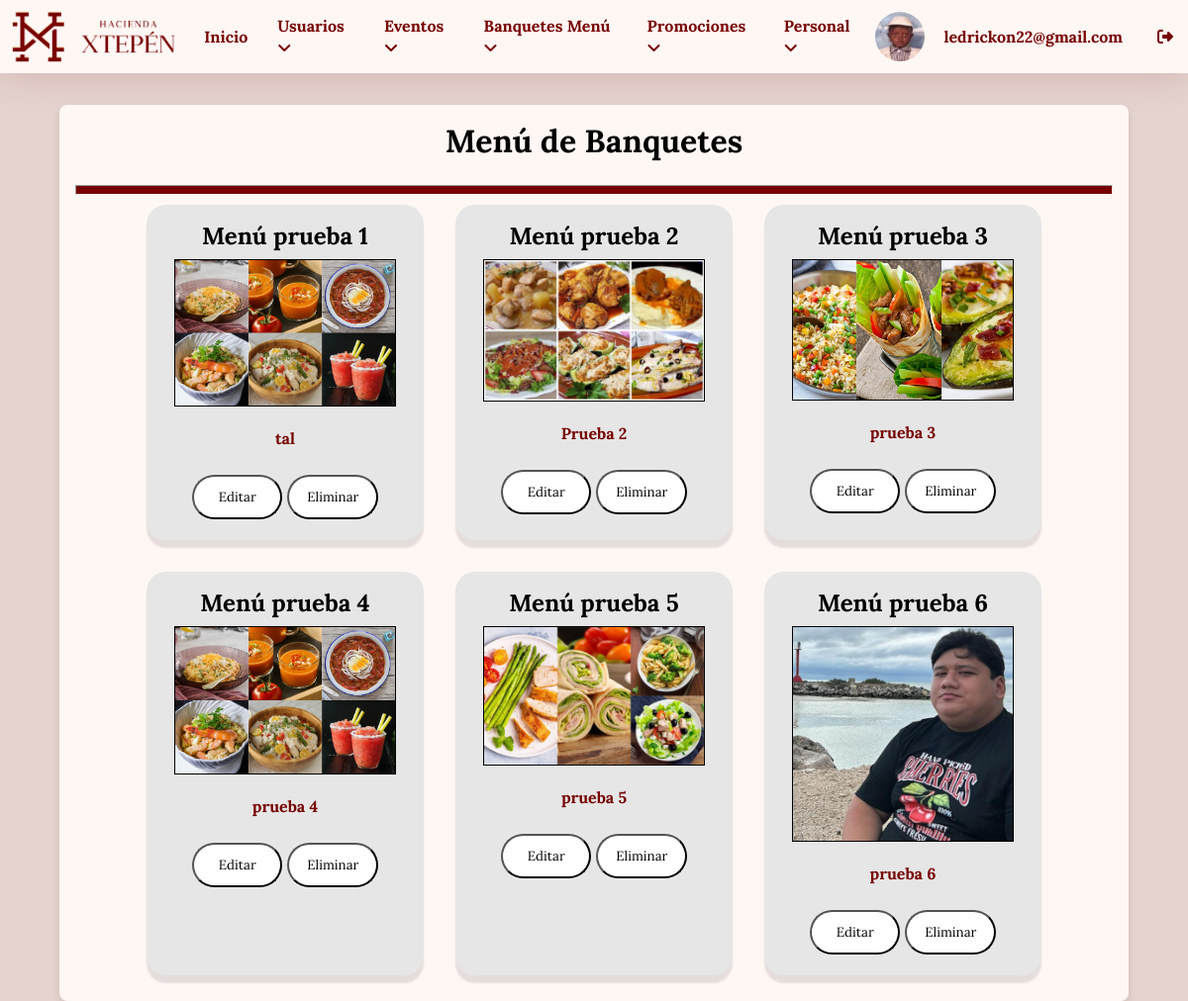
The app's page /login/dashboard_banquetes.php (signed in) with its own data.
### tables this page shows
CREATE TABLE `usuarios` (
  `id_usuario` int NOT NULL,
  `nombre_completo` varchar(100) DEFAULT NULL,
  `roles` varchar(50) NOT NULL,
  `email` varchar(50) DEFAULT NULL,
  `contrasena` varchar(255) DEFAULT NULL,
  `fecha_nacimiento` date DEFAULT NULL,
  `foto` varchar(255) DEFAULT NULL,
  `acc` int NOT NULL
);

CREATE TABLE `banquete_menu` (
  `id` int NOT NULL,
  `nombre_menu` varchar(100) DEFAULT NULL,
  `descripcion` text,
  `imagen` varchar(255) DEFAULT NULL
);

### login/dashboard_banquetes.php (the view, shortened to what this page needs)
<!DOCTYPE html>
<html lang="en">
<head>
    <link rel="stylesheet" href="styles/stylebanqts.css">
</head>
<body>
    <?php include "menu.php";?>
    <div class="contenedor_menu">
        <h1>Menú de Banquetes</h1>
        <hr>
        <div class="menu-list">
            <?php
            require "conexion.php";
            $query = "SELECT * FROM banquete_menu";
            $result = mysqli_query($conectar, $query);
            if ($result && mysqli_num_rows($result) > 0) {
                while ($fila = mysqli_fetch_assoc($result)) {
                    echo '<div class="menu-card">';
                    echo '<h2>' . htmlspecialchars($fila['nombre_menu']) . '</h2>';
                    echo '<img src="' . htmlspecialchars($fila['imagen']) . '" alt="Imagen de ' . htmlspecialchars($fila['nombre_menu']) . '">';
                    echo '<p>' . htmlspecialchars($fila['descripcion']) . '</p>';
                    echo "<br>";
                    echo '<div class="contenedor_btn">';
                    echo '<button class="buttonsbmt2"><a href="editar_menu.php?id=' . $fila['id'] . '">Editar</a></button>';
                    echo '<button class="buttonsbmt2" onClick="validar(\'eliminar_menu.php?id=' . $fila['id'] . '\')">Eliminar</button>';
                    echo '</div>';
                    echo '</div>';
                }
            } else {
                echo '<p>No hay menús disponibles actualmente.</p>';
            }
            ?>
        </div>
    </div>
</body>
</html>

### login/menu.php (shortened to what this page needs)
<?php
$usuario = $_SESSION['username'];
require "conexion.php";
$id_usuario = $_SESSION['id_usuario'];
$verusuario = "SELECT * FROM usuarios WHERE id_usuario = '$id_usuario'";
$resultado = mysqli_query($conectar, $verusuario);
$fila = $resultado -> fetch_array();
?>
<!DOCTYPE html>
<html lang="en">
<head>
    <link rel="stylesheet" href="styles/stylenavbar.css">
</head>
<body>
    <div class="container">
        <div class="tutorial">
            <ul>
                <div class="left-items">
                    <figure class="logo-left">
                        <img src="imagenes/xtepen-logo-750.gif" alt="">
                    </figure>
                    <li><a href="panel_administrativo.php">Inicio</a></li>
                    <li><a href="dashboard_usuarios.php">Usuarios<i class="fa fa-angle-down"></i>
                    </li>
                    <li><a href="dashboard_eventos.php">Eventos<i class="fa fa-angle-down"></i>
                    </li>
                    <li><a href="dashboard_banquetes.php">Banquetes Menú<i class="fa fa-angle-down"></i>
                    </li>
                    <li><a href="dashboard_promociones.php">Promociones<i class="fa fa-angle-down"></i>
                    </li>
                    <li><a href="dashboard_personal.php">Personal<i class="fa fa-angle-down"></i>
                    </li>
                </div>
                <div class="right-items">
                <img id="fotoPerfil" class="ppic" src="<?php echo $fila["foto"]; ?>" alt="">
                    <li class="usuarioh4"><h4 class="usuarioh4"><?php echo $usuario; ?>
                </li>
                    <li><a href="salir.php"><i class="fa-solid fa-right-from-bracket"></i></a></li>
                </div>
            </ul>
        </div>
    </div>
</body>
</html>

### login/styles/stylebanqts.css (style rules this page uses)
* { box-sizing: border-box; margin: 0; padding: 0; font-family: "Lora"; }
body { font-family: "Lora"; display: flex; flex-direction: column; background-color: #e5d3cf; }
.contenedor_menu { margin: auto; width: 90%; max-width: 1200px; margin-top: 2rem; padding: 1rem; box-shadow: 0 4px 8px rgba(0, 0, 0, 0.1); border-radius: 8px; background-color: var(--Secundario); }
h1 { font-family: "Lora"; text-align: center; margin-bottom: 1.5rem; font-size: 2rem; color: #000000; }
.menu-list { display: flex; flex-wrap: wrap; gap: 2rem; justify-content: center; background-color: var(--Secundario); padding: 10px; }
.menu-card { background-color: #e6e6e6; border-radius: 20px; box-shadow: 0 8px 2px rgba(0, 0, 0, 0.1); width: 280px; padding: 1rem; text-align: center; transition: transform 0.3s ease; }
.menu-card img { width: 90%; height: auto; margin-bottom: 1rem; border: 1px black solid; }
.menu-card h2 { font-size: 1.5rem; color: var(--Negro); margin-bottom: 0.5rem; }
.menu-card p { font-size: 1rem; color: var(--Texto); font-weight: bold; line-height: 1.5; }
hr { background-color: var(--Texto); height: 10px; }
.contenedor_btn { gap: 5px; display: flex; width: 80%; height: 55px; padding: 5px; margin: auto; }
.contenedor_btn a { text-decoration: none; color: inherit; font-size: inherit; font-weight: normal; background: none; padding: 0; margin: 0; border: none; }
.buttonsbmt2 { width: 50%; font-family: "Lora"; background-color: var(--Blanco); border-radius: 50px; display: inline-block; }

### login/styles/stylenavbar.css (style rules this page uses)
* { box-sizing: border-box; margin: 0; padding: 0; }
.ppic { width: 50px; border-radius: 50px; margin: 10px 0; }
.ppic { width: 50px; border-radius: 50%; transition: transform 0.2s ease; cursor: pointer; }
.tutorial ul { font-size: 0; list-style-type: none; background-color: var(--Secundario); box-shadow: 0px 0px 40px #7700002d; }
.tutorial ul li { font-family: "Open Sans", sans-serif; font-size: 1rem; font-weight: 400; background-color: var(--Secundario); color: var(--Texto); display: inline-block; padding: 15px; position: relative; vertical-align: middle; }
.tutorial a { text-decoration: none; color: var(--Texto); font-weight: 700; }
.usuarioh4 { color: var(--Texto); padding: 5px; }
ul { display: flex; justify-content: space-between; list-style-type: none; padding: 0; width: 100%; }
li { padding: 10px; }
.left-items { display: flex; align-items: center; }
.right-items { display: flex; align-items: center; }
.logo-left { width: 180px; margin: 10px ; }
.logo-left img { width: 100%; display: inline-block; }

### login/styles/colors.css (style rules this page uses)
:root { --Blanco: #fff; --Negro: #000; --GrisClaro: #ccc; --GrisOscuro: #333; --Principal: #c85749; --Secundario: #FFF7F4; --Texto: #770000; }

### records on screen
usuarios: foto (picture)
banquete_menu: nombre_menu "Menú prueba 1", imagen (picture), descripcion "tal"
banquete_menu: nombre_menu "Menú prueba 2", imagen (picture), descripcion "Prueba 2"
banquete_menu: nombre_menu "Menú prueba 3", imagen (picture), descripcion "prueba 3"
banquete_menu: nombre_menu "Menú prueba 4", imagen (picture), descripcion "prueba 4"
banquete_menu: nombre_menu "Menú prueba 5", imagen (picture), descripcion "prueba 5"
banquete_menu: nombre_menu "Menú prueba 6", imagen (picture), descripcion "prueba 6"

### other values on screen
$usuario "ledrickon22@gmail.com"
